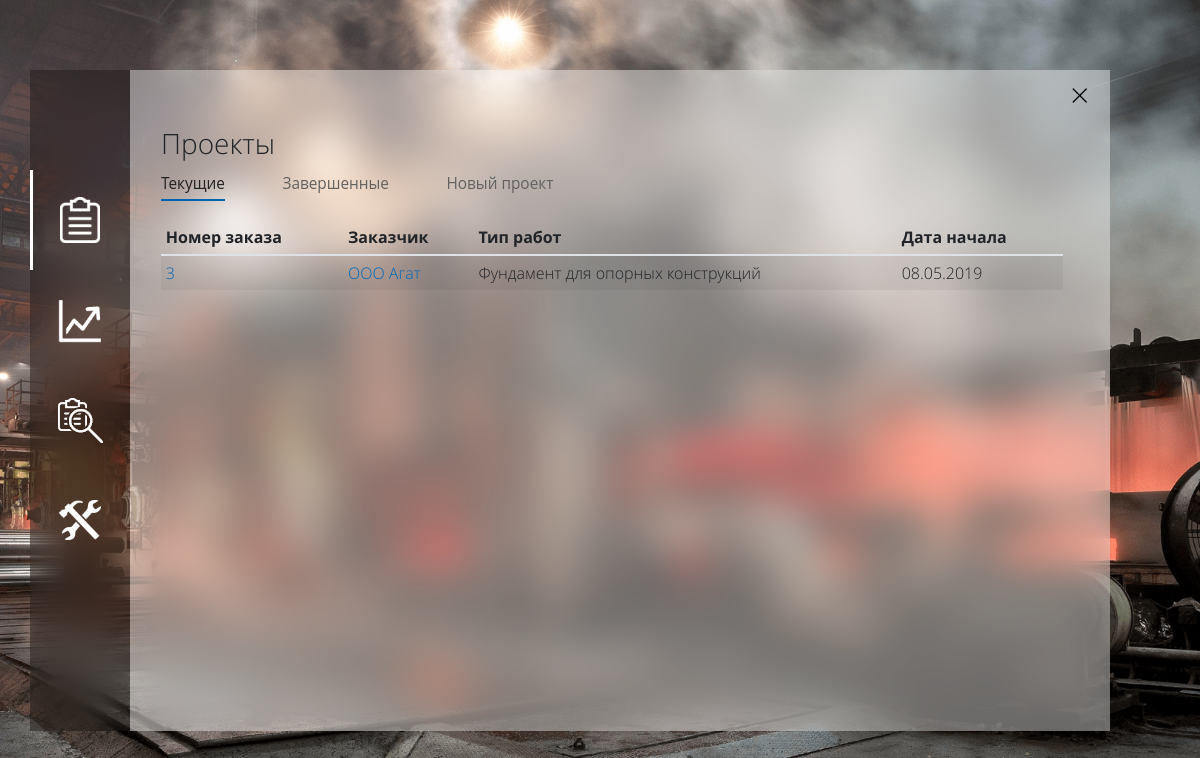
Before: /gen_dir_projs.php (signed in) with the older database file.
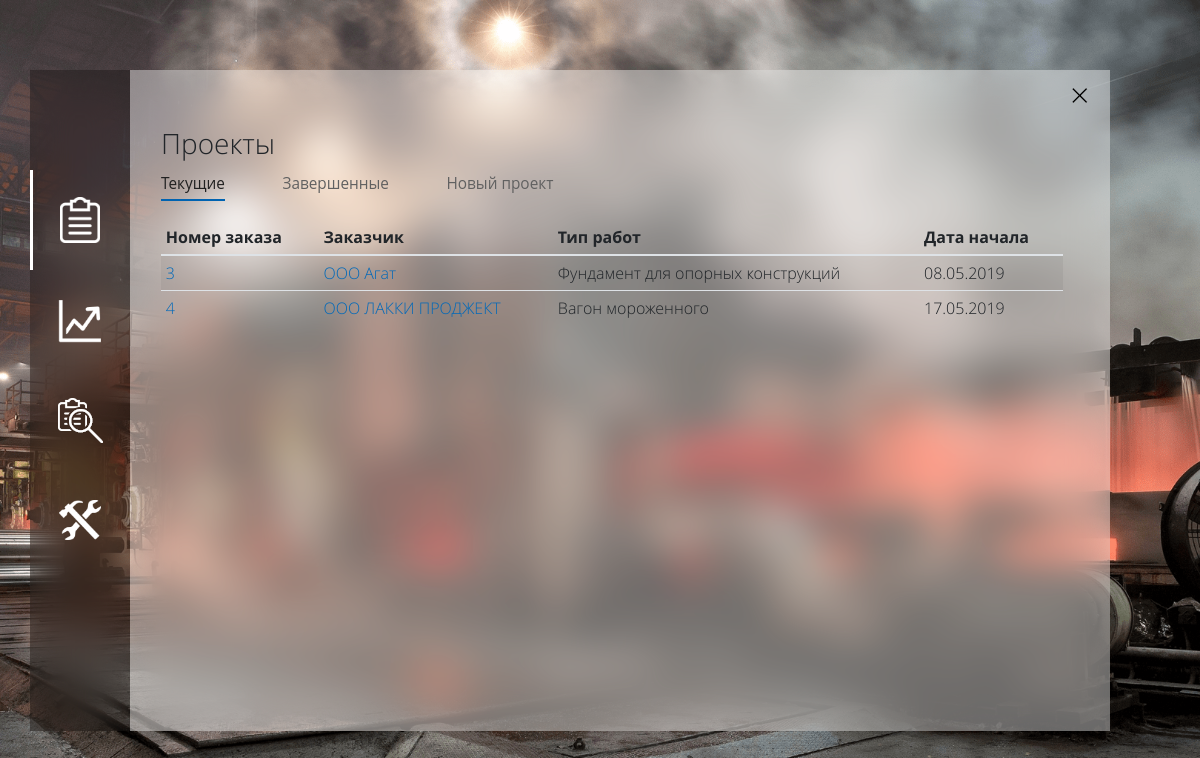
After: the same page with the newer database file.
### tables this page shows
CREATE TABLE `projects` (
  `Proj_id` int(3) NOT NULL,
  `Stat_1` tinyint(1) NOT NULL DEFAULT '0',
  `Comments` text NOT NULL,
  `Stat_2` tinyint(1) NOT NULL DEFAULT '0',
  `Cust_id` int(3) NOT NULL,
  `Work_id` int(3) NOT NULL,
  `Dep_id` int(2) NOT NULL DEFAULT '2',
  `Start_date` date DEFAULT NULL,
  `End_date` date DEFAULT NULL
);

CREATE TABLE `customers` (
  `Cust_id` int(3) NOT NULL,
  `Cust_name` varchar(50) NOT NULL,
  `Cust_tel` varchar(25) NOT NULL,
  `Comments` text NOT NULL,
  `Cont_cust_name` text NOT NULL,
  `E_mail` varchar(50) NOT NULL,
  `Kpp` bigint(50) NOT NULL,
  `OGRN` bigint(50) NOT NULL,
  `Check_acc` bigint(50) NOT NULL,
  `ITN` bigint(50) NOT NULL,
  `Cust_address` text NOT NULL
);

CREATE TABLE `dir_of_works` (
  `Work_id` int(3) NOT NULL,
  `Work_name` text NOT NULL
);

### gen_dir_projs.php (the view, shortened to what the changed rows need)
<?php
$err = 0;
?>
<!DOCTYPE html>
<html lang="ru">
<head>
  <link rel="stylesheet" href="./css/bootstrap.min.css">
  <link rel="stylesheet" href="./css/fluent.css">
  <link rel="stylesheet" href="./css/micon.min.css">
</head>
<body>
<div style="height: 100%; width: 100%; left: 0; top: 0; position: fixed; display: flex; align-items: center; align-content: center; justify-content: center;">
  <div class="container">
    <div class="row justify-content-md-center" style="width:1080px;">
      <div class="col-fluid">
        <div class="main-w" style="width: 980px; height:661px;">
<div class="row-fluid ml-3 ">
<div class="col-md-12 ">
                <div class="tab-content" id="myTabContent" >
                  <div class="tab-pane fade <?if($err)echo ""; else echo "active show";?>" id="home" role="tabpanel" aria-labelledby="home-tab" >
					<div class="row-fluid mr-3">
					<div class="col nopadding">
					  <div class="table-responsive table-wrapper-scroll-y my-custom-scrollbar pr-3">
						  <table class="table table-hover table-striped table-sm" style="overflow: auto">
							<thead>
							   <tr>
								 <th scope="col"   style="vertical-align: top;">Номер заказа</th>
								 <th scope="col"   style="vertical-align: top;">Заказчик</th>
								 <th scope="col"   style="vertical-align: top;">Тип работ</th>
								 <th scope="col"   style="vertical-align: top;">Дата начала</th>
							   </tr>
							 </thead>
							 <tbody>
<?php
if(!$link = mysqli_connect("localhost", "mysql", "mysql", "omima_stal"))
{
	echo "Нет соединения с сервером";
	die();
}
$QUERY ="SELECT
    projects.Proj_id,
    customers.Cust_name,
    dir_of_works.Work_name,
    projects.Start_date,
	customers.Cust_id
FROM
    projects
LEFT JOIN dir_of_works ON projects.Work_id = Dir_of_works.Work_id
LEFT JOIN customers ON projects.Cust_id = customers.Cust_id
WHERE
	Stat_1='0';";
$result = mysqli_query($link, $QUERY) or die("Ошибка ".mysqli_error($link));
if($result)
{
	$rows = mysqli_num_rows($result);
	if ($rows==0) echo "<td  colspan='4'>Текущих проектов не найдено.</td>";
	else {
		for ($i = 0 ; $i < $rows ; ++$i)
		{
			echo "<tr>";
			$row = mysqli_fetch_row($result);
			echo "<td><a href='gen_dir_proj?n=".$row[0]."'>".$row[0]."</td>";
			echo "<td><a href='gen_dir_cust?n=".$row[4]."'>".$row[1]."</td>";
			echo "<td>".$row[2]."</td>";
			echo "<td>".date("d.m.Y",strtotime($row[3]))."</td>";
			echo "</tr>";
		}
	}
}
?>
							 </tbody>
						   </table>
						</div>
					  </div>
					</div>
                  </div>
                </div>
              </div>
</div>
        </div>
      </div>
    </div>
</div>
</div>
</body>
</html>

Changed rows visible on the page:
added projects: Proj_id "4", Cust.Cust_name "ООО ЛАККИ ПРОДЖЕКТ", Work.Work_name "Вагон мороженного", Start_date "17.05.2019"
